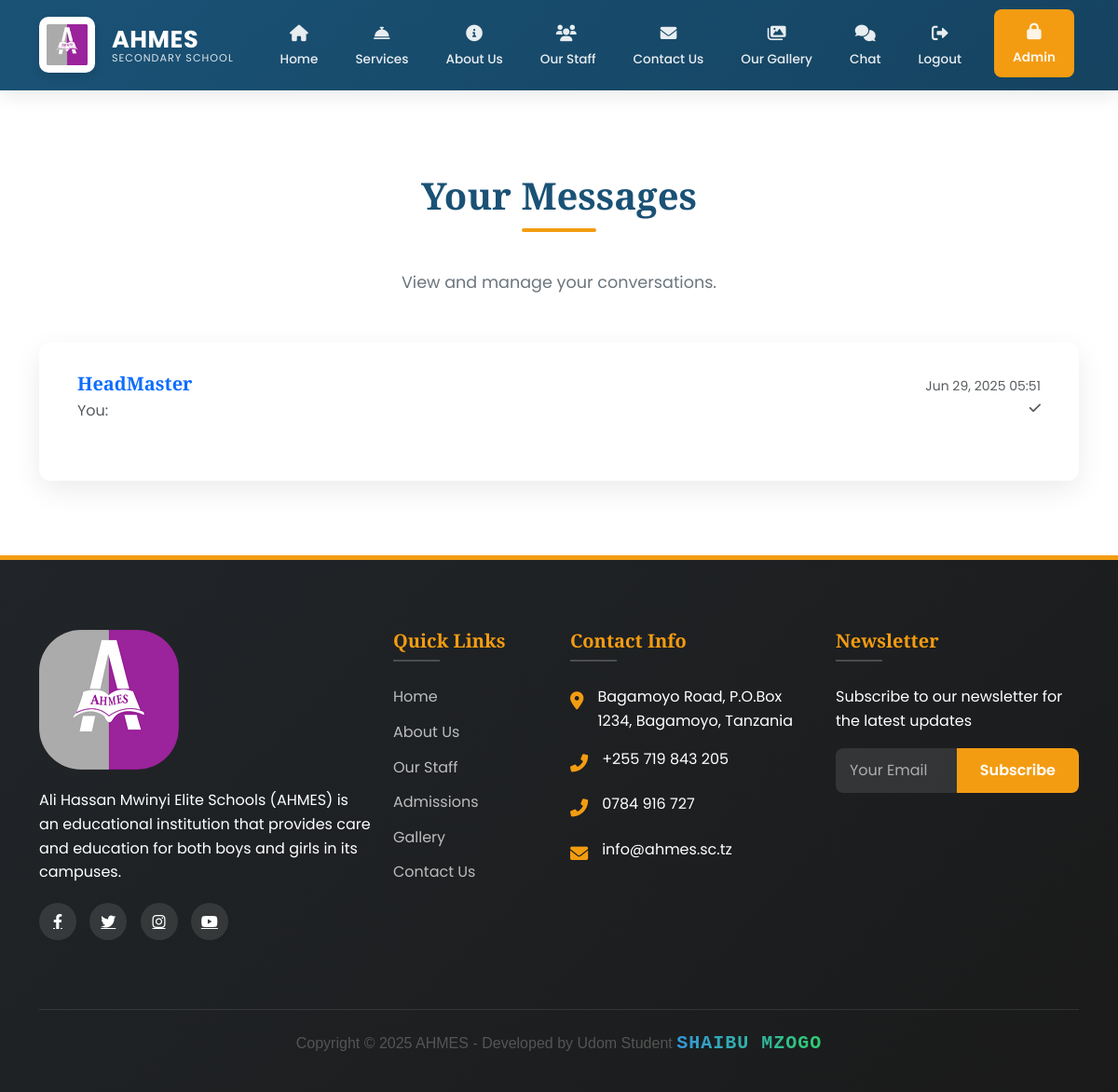
Page /inbox/ (signed in) on the earlier database version.
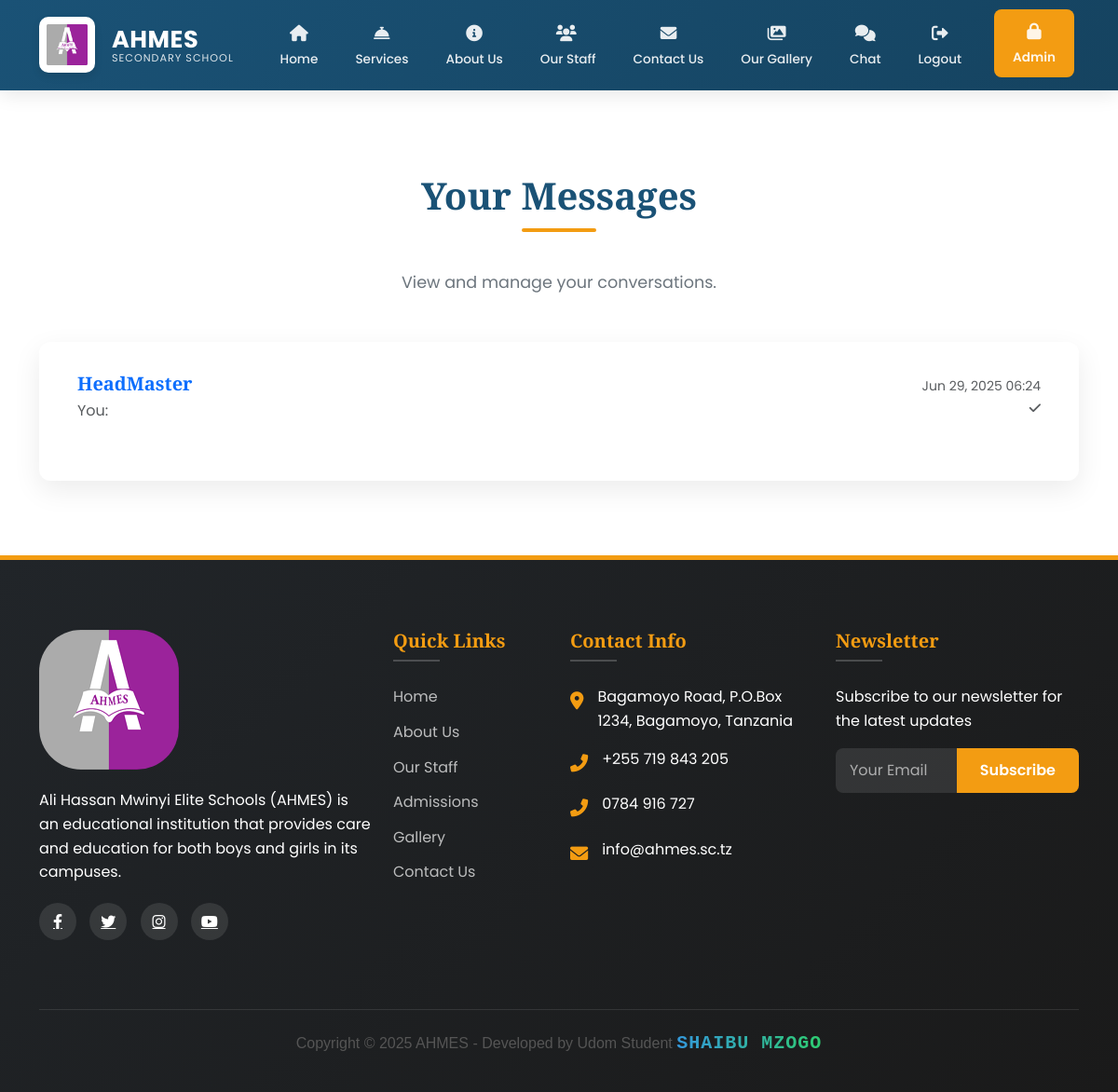
Same page on the later database version.
### main/models.py (models this page shows, shortened)
class Conversation(models.Model):
    participants = models.ManyToManyField(User, related_name='conversations')
    created_at = models.DateTimeField(auto_now_add=True)
    updated_at = models.DateTimeField(auto_now=True)
    class Meta:
        ordering = ['-updated_at']

class Message(models.Model):
    conversation = models.ForeignKey(Conversation, on_delete=models.CASCADE, related_name='messages')
    sender = models.ForeignKey(User, on_delete=models.CASCADE)
    content = models.TextField(blank=True)
    file = models.FileField(
        upload_to='chat_files/',
        null=True,
        blank=True,
        validators=[FileExtensionValidator(allowed_extensions=[
            'jpg', 'jpeg', 'png', 'gif', 'pdf', 'doc', 'docx',
            'xls', 'xlsx', 'ppt', 'pptx', 'txt', 'mp3', 'mp4'
        ])]
    )
    timestamp = models.DateTimeField(auto_now_add=True)
    is_read = models.BooleanField(default=False)
    read_at = models.DateTimeField(null=True, blank=True)
    class Meta:
        ordering = ['timestamp']

class User(AbstractUser):
    is_admin = models.BooleanField(default=False)
    is_staff_member = models.BooleanField(default=False)
    last_activity = models.DateTimeField(null=True, blank=True)
    groups = models.ManyToManyField(
        Group,
        verbose_name=_('groups'),
        blank=True,
        help_text=_(
            'The groups this user belongs to. A user will get all permissions '
            'granted to each of their groups.'
        ),
        related_name="custom_user_set",
        related_query_name="user",
    )
    user_permissions = models.ManyToManyField(
        Permission,
        verbose_name=_('user permissions'),
        blank=True,
        help_text=_('Specific permissions for this user.'),
        related_name="custom_user_set",
        related_query_name="user",
    )
    class Meta:
        swappable = 'AUTH_USER_MODEL'
        db_table = 'auth_user'

### main/views.py (the view)
# urls.py: path('inbox/', inbox, name='inbox'),
@login_required
def inbox(request):
    conversations = Conversation.objects.filter(
        participants=request.user
    ).prefetch_related(
        'participants',
        'messages',
        'messages__sender'
    ).annotate(
        last_message_time=Max('messages__timestamp')
    ).order_by('-last_message_time')
    conversations_with_other = []
    for conversation in conversations:
        other_user = conversation.participants.exclude(id=request.user.id).first()
        last_message = conversation.messages.order_by('-timestamp').first()
        unread_count = conversation.messages.filter(
            is_read=False
        ).exclude(
            sender=request.user
        ).count()
        conversations_with_other.append({
            'conversation': conversation,
            'other_user': other_user,
            'last_message': last_message,
            'unread_count': unread_count
        })
    return render(request, 'chat/inbox.html', {
        'conversations_with_other': conversations_with_other
    })

### main/context_processors.py (called while the page is built)
def admin_counts(request):
    if request.user.is_authenticated and request.user.is_admin:
        return {
            'pending_comments': Comment.objects.filter(is_approved=False).count(),
            'gallery_count': Gallery.objects.count(),
        }
    return {}

### main/templates/chat/inbox.html (shortened to what this page needs)
{% extends 'main/base.html' %}
{% block content %}
<section class="section">
  <div class="container">
    <h2 class="section-title">Your Messages</h2>
    <p class="section-subtitle">View and manage your conversations.</p>
    <div class="row">
      <div class="col-12">
        <div class="card" data-aos="fade-up">
          <div class="card-body">
            <div id="conversationsList">
              {% if conversations_with_other %}
                <ul class="list-group list-group-flush" id="conversationsContainer">
                  {% for item in conversations_with_other %}
                    <li class="list-group-item conversation-item" data-conversation-id="{{ item.conversation.id }}">
                      <a href="{% url 'chat' item.conversation.id %}" class="text-decoration-none">
                        <div class="d-flex justify-content-between align-items-center">
                          <div>
                            <h5 class="mb-1">
                              {{ item.other_user.username }}
                            </h5>
                            {% if item.last_message %}
                              <p class="mb-0 text-muted last-message">
                                {% if item.last_message.sender == request.user %}You: {% endif %}
                              </p>
                            {% endif %}
                          </div>
                          <div class="text-end">
                            {% if item.last_message %}
                              <small class="text-muted d-block message-time">
                                {{ item.last_message.timestamp|date:"M d, Y H:i" }}
                              </small>
                              {% if item.last_message.sender == request.user %}
                                <small class="read-status">
                                  {% if item.last_message.is_read %}
                                    <i class="fas fa-check-double text-primary" title="Read"></i>
                                  {% else %}
                                    <i class="fas fa-check text-muted" title="Sent"></i>
                                  {% endif %}
                                </small>
                              {% endif %}
                            {% endif %}
                          </div>
                        </div>
                      </a>
                    </li>
                  {% endfor %}
                </ul>
              {% else %}
                <p class="text-center text-muted">No conversations yet. Start a new conversation!</p>
              {% endif %}
            </div>
          </div>
        </div>
      </div>
    </div>
  </div>
</section>
{% endblock %}
{% block extra_js %}
<link rel="stylesheet" href="https://cdnjs.cloudflare.com/ajax/libs/font-awesome/6.0.0/css/all.min.css">
{% endblock %}

Differences in the rows shown:
changed Conversation "HeadMaster": last_message.timestamp "Jun 29, 2025 05:51" → "Jun 29, 2025 06:24"
